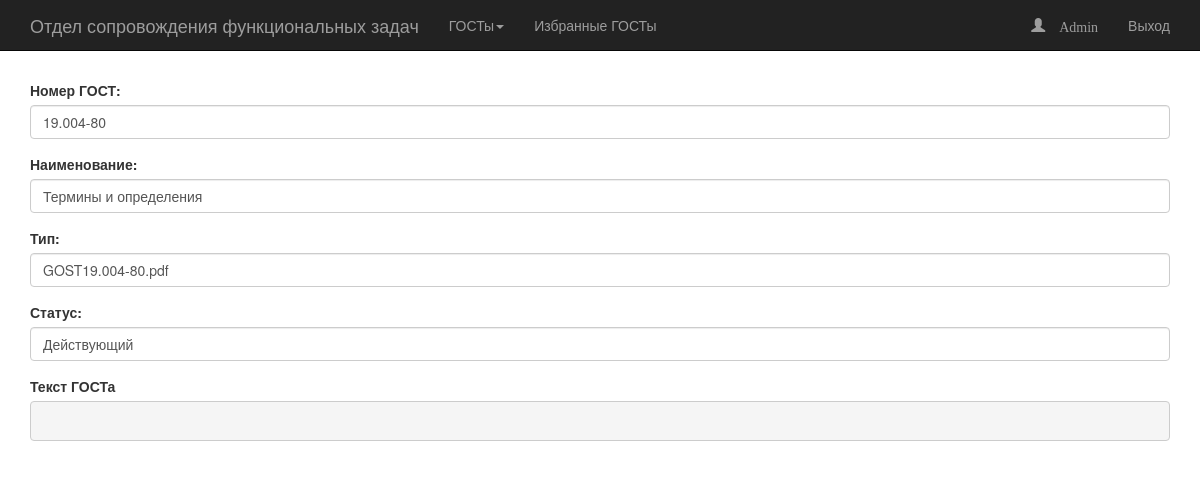
Screenshot of /view_html_new.php?gost_id=14 (signed in) with the database file from the repository.
### tables this page shows
CREATE TABLE IF NOT EXISTS `gost` (
  `gost_id` int(11) NOT NULL AUTO_INCREMENT,
  `gost_number` varchar(15) NOT NULL,
  `gost_name` varchar(1024) NOT NULL,
  `gost_status` int(11) NOT NULL,
  `gost_type` int(11) NOT NULL,
  `gost_upload_name` varchar(1024) NOT NULL,
  `gost_text` text NOT NULL,
  `gost_comment` varchar(1024) NOT NULL,
  `gost_favorites` int(1) DEFAULT NULL,
  PRIMARY KEY (`gost_id`)
);

CREATE TABLE IF NOT EXISTS `catalog_content` (
  `id` int(11) NOT NULL AUTO_INCREMENT,
  `content_name` varchar(512) NOT NULL,
  `content_id` int(11) NOT NULL,
  PRIMARY KEY (`id`)
);

### query_sql.php (called while the page is built, shortened)
<?php
$query_view_gost = ("
		SELECT
			`gost_id`,
			`gost_number`,
			`gost_name`,
			`content_name`,
			`gost_upload_name`,
			`gost_text`,
			`gost_comment`
		FROM
			gost
			Left outer join catalog_content ON `content_id` = `gost_status`
		WHERE
			gost_id = ?"
		);
?>

### view_html_new.php (the view, shortened to what this page needs)
<?php
require $_SERVER["DOCUMENT_ROOT"] . "/function/connect.php";
require $_SERVER["DOCUMENT_ROOT"] . "/query_sql.php";
$gost_id = $_REQUEST['gost_id'];
$mysqli->set_charset('utf8');
$stmt = $mysqli->prepare("$query_view_gost");
$stmt->bind_param('s',$gost_id);
$stmt->execute();
$stmt->bind_result($gost_id,$gost_number,$gost_name,$content_name, $gost_upload_name, $gost_text, $gost_comment);
?>
<!DOCTYPE html>
<html lang="en">
<head>
    <link href="css/bootstrap.css" rel="stylesheet">
</head>
<body>
<?php include $_SERVER["DOCUMENT_ROOT"] . "/menu/menu-top.php"; ?>
<?php
while ($stmt->fetch())
{
echo '
    <div class="container">
        <div class="row">
            <div class="col-lg-12">
			<br>
			<table class="table table-hover">
			<div class="form-group">
			<label for="exampleInputEmail1">Номер ГОСТ:</label>
			<input type="text" name=gost_number class="form-control" id="exampleInputEmail1" value="'.$gost_number.'"></div>
			<div class="form-group">
			<label for="namegost1">Наименование:</label>
			<input type="text" name=gost_name class="form-control" value="'.$gost_name.'" placeholder="Наименование ГОСТа">
			</div>
			<div class="form-group">
			<label for="namegost1">Тип:</label>
			<input type="text" name=gost_name class="form-control" value="'.$gost_upload_name.'" placeholder="Наименование ГОСТа">
			</div>
			<div class="form-group">
			<label for="namegost1">Статус:</label>
			<input type="text" name=gost_status class="form-control" value="'.$content_name.'" placeholder="Статус ГОСТа">
			</div>
			<div class="form-group">
			<label for="exampleInputFile">Текст ГОСТа</label>
			<pre>​'.$gost_text.'</pre>
			</div>
			</table>
            </div>
        </div>
    </div>';}
	?>
</body>
</html>

### view_html_new.php (style rules this page uses)
body { margin-top: 60px; }

### rows the page displays
gost: gost_number "19.004-80", gost_name "Термины и определения", gost_name "GOST19.004-80.pdf", gost_status "Действующий"

### other values shown
$user "Admin"
